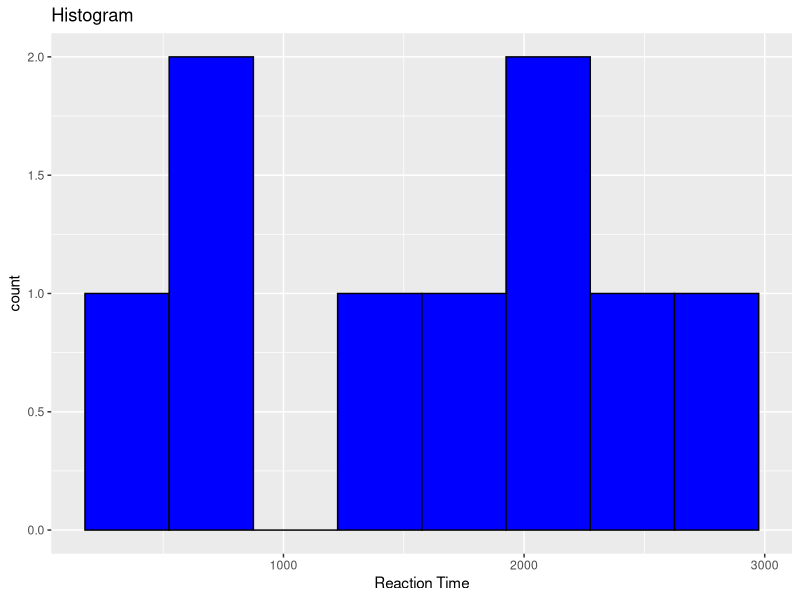
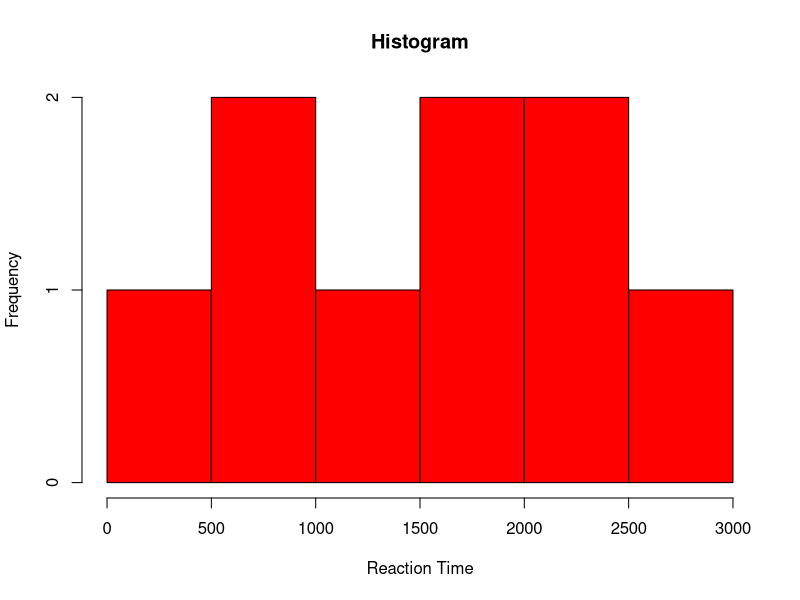
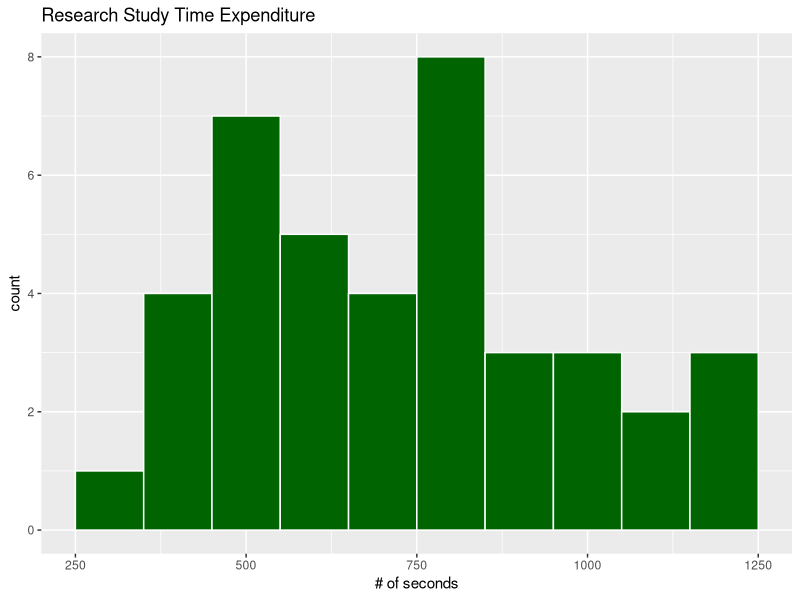
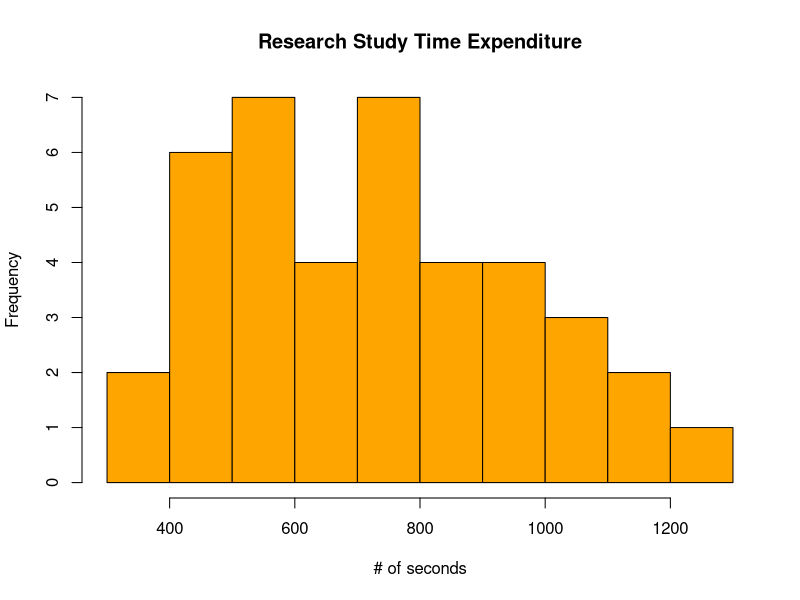
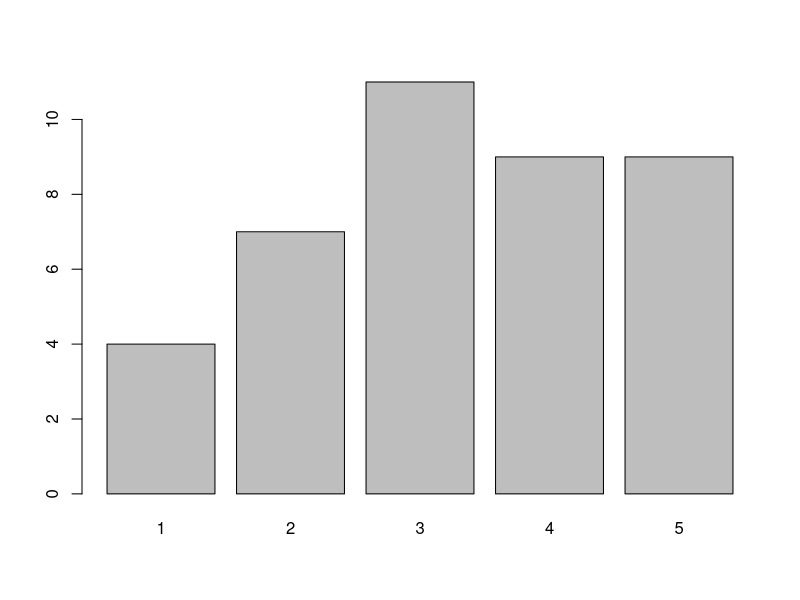
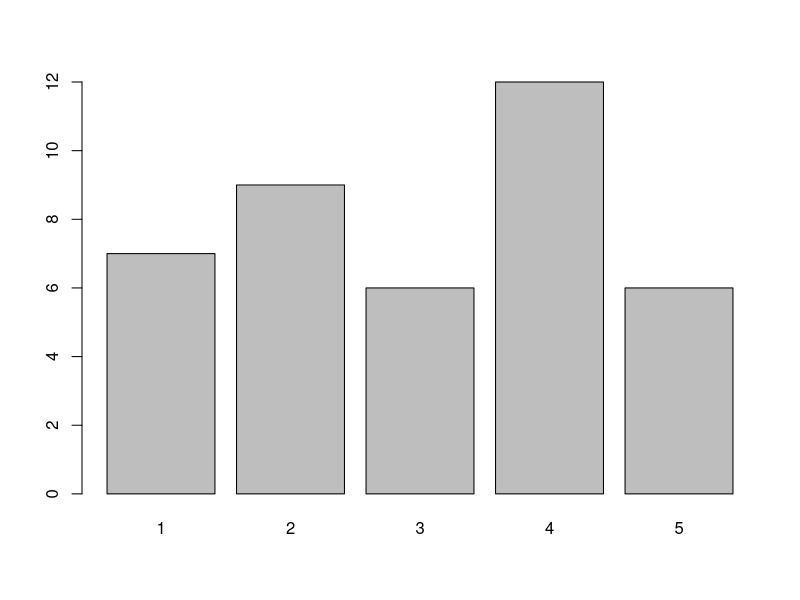

Reproduce these figures in R, in order.
# Landers' Datacamp Course: R

#keep it down!
shhh = function(...){
    suppressPackageStartupMessages(
        suppressWarnings(base::library(...)))
}

shhh(tidyverse)
shhh(psych)

#import and labeling
#create a df and name it

rt_df = read.csv("../data/landers_wk2data.csv", header = T)
str(rt_df)

#recode condition and gender factors

rt_df = rt_df %>%
    mutate(condition = recode(condition, A = "Control", B = "Experimental"), 
           gender = recode(gender, M = "Male", F = "Female", T = "Transgender"))

#Analysis
#mean reaction time across rt_df

mean(rt_df$rt)

#filter for female gender only

rt_f_df = rt_df %>%
    filter(gender == "Female")
rt_f_df

#display frequences and/or quantitative summaries

summary(rt_f_df)
describe(rt_f_df)

#create a histogram of female rt

ggplot(rt_f_df, aes(x = rt)) + 
    geom_histogram(binwidth = 350, color = "black", fill = "blue") +
    labs(title = "Histogram", x = "Reaction Time")
hist(rt_f_df$rt, xlab = "Reaction Time", main = "Histogram", col = "red")

#create a list with both dfs

datasets = list(rt_df, rt_f_df)
str(datasets)

#display contents of rt from first df within datasets
#datasets[1]

#read in raw data and create df
raw_df = read.csv("../data/landers_wk3data.csv", header = T)
str(raw_df)

# recast 'timeStart' & 'timeEnd' into POSIX format
raw_df = raw_df %>%
    mutate_at(vars('timeStart', 'timeEnd'), as.POSIXct)
#str(raw_df) #notice the vars changed from 'factor' to 'POSIX'

#research assistants participated during the month of June
#remove them and create a new df; q6 was check response item keyed for 1
clean_df = raw_df %>%
    filter_at(vars('timeStart', 'timeEnd', 'q6'), 
              any_vars(. >= "2017-07-01 00:00:00" & q6 == 1))

#save total time spent on study in seconds as a new variable
#recast timeSpent as num
clean_df = clean_df %>%
    mutate('timeSpent_secs' = as.numeric(difftime(
            timeEnd, timeStart, units = 'secs')))

#create a histogram of timeSpent
ggplot(clean_df, aes(x = timeSpent_secs)) + 
    geom_histogram(binwidth = 100, color = "white", fill = "dark green") +
    labs(title = "Research Study Time Expenditure", x = "# of seconds")

hist(clean_df$timeSpent_secs, col = "orange", main = "Research Study Time Expenditure", 
     xlab = "# of seconds")

#iterate table function over the 5th and 14th columns of df
freq_tbls_list = lapply(clean_df[, c(5, 14)], table)
freq_tbls_list

#tidyverse syntax
# clean_df %>% 
#     select('q1', 'q10') %>%
#     lapply(table)

lapply(freq_tbls_list, barplot)

